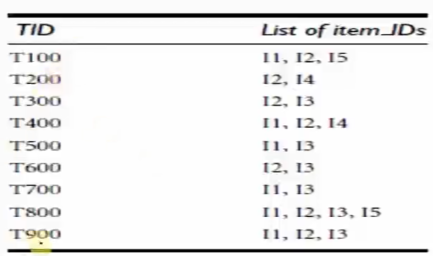
#> input picture Machine Learning/Association Rule/FP-Growth (Frequent Pattern Growth)/images/data.png, 433 x 256 px
$ jupyter execute --allow-errors fpgrowth.ipynb
#> lines starting #> are read from the running program, lines starting #| are printed output that depends on the picture
1. [Frequent Pattern Growth](#frequent-pattern-growth)

#### Frequent Pattern Growth:
- it is one of the association rule mining algorithms
- used to identify the relationships and patterns in the itemset

- now lets consider the itemset for FP growth shown in the image below

[cell 1]
from PIL import Image
from IPython.display import display

img = Image.open('images/data.png')
#> img is the input picture: PIL image 433x256 RGBA; mean R, G, B, A 238, 237.8, 237.7, 255
new_image = img.resize((400, 400))
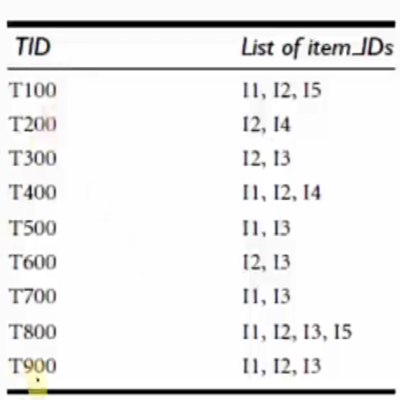
#> new_image: PIL image 400x400 RGBA; mean R, G, B, A 238, 237.8, 237.7, 255
display(new_image)

- now we calculate the support count with frequent pattern combination of 1 as shown below
- sort the itemset based on the support count values

[cell 2]
from PIL import Image
from IPython.display import display

#> (the rest of this cell did not finish here and is left out)

- now, we draw the FP tree based on the first transaction T100
    - rearrange the items in the itemset based on support count descending order above
        - I1,I2,I5 => I2,I1,I5

[cell 3]
from PIL import Image
from IPython.display import display

img = Image.open('images/fp1.png')
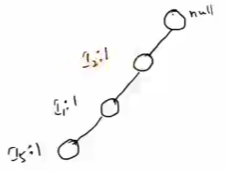
#> input picture Machine Learning/Association Rule/FP-Growth (Frequent Pattern Growth)/images/fp1.png, 226 x 171 px
#> img is the input picture: PIL image 226x171 RGBA; mean R, G, B, A 248.8, 248.7, 248.6, 255
new_image = img.resize((400, 300))
#> new_image: PIL image 400x300 RGBA
display(new_image)

- now, we draw and update the FP tree based on the second transaction T200
    - rearrange the items in the itemset based on support count descending order above
        - I2,I4 => I2,I4

[cell 4]
from PIL import Image
from IPython.display import display

img = Image.open('images/fp2.png')
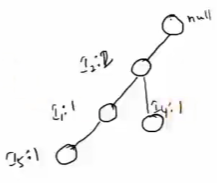
#> input picture Machine Learning/Association Rule/FP-Growth (Frequent Pattern Growth)/images/fp2.png, 217 x 183 px
#> img is the input picture: PIL image 217x183 RGBA; mean R, G, B, A 247.3, 247.2, 247.2, 255
new_image = img.resize((400, 300))
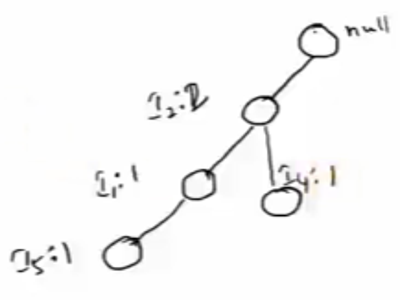
#> new_image: PIL image 400x300 RGBA; mean R, G, B, A 247.3, 247.2, 247.1, 255
display(new_image)

- now, we draw and update the FP tree based on the second transaction T300
    - rearrange the items in the itemset based on support count descending order above
        - I2,I3 => I2,I3

[cell 5]
from PIL import Image
from IPython.display import display

img = Image.open('images/fp3.png')
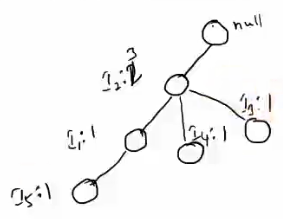
#> input picture Machine Learning/Association Rule/FP-Growth (Frequent Pattern Growth)/images/fp3.png, 283 x 219 px
#> img is the input picture: PIL image 283x219 RGBA; mean R, G, B, A 245.9, 245.8, 245.7, 255
new_image = img.resize((400, 300))
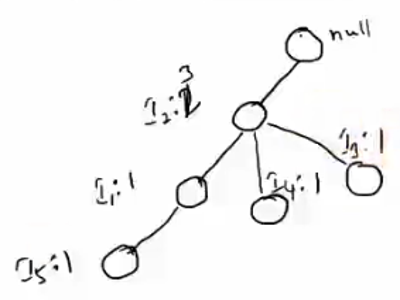
#> new_image: PIL image 400x300 RGBA; mean R, G, B, A 245.8, 245.7, 245.7, 255
display(new_image)

- now, we draw and update the FP tree based on the second transaction T400
    - rearrange the items in the itemset based on support count descending order above
        - I1,I2,I4 => I2,I1,I4

[cell 6]
from PIL import Image
from IPython.display import display

img = Image.open('images/fp4.png')
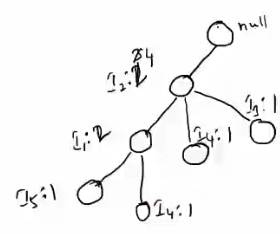
#> input picture Machine Learning/Association Rule/FP-Growth (Frequent Pattern Growth)/images/fp4.png, 280 x 234 px
#> img is the input picture: PIL image 280x234 RGBA; mean R, G, B, A 244.7, 244.7, 244.7, 255
new_image = img.resize((400, 300))
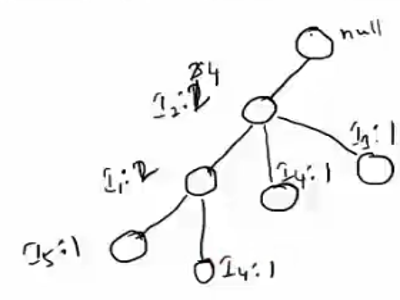
#> new_image: PIL image 400x300 RGBA; mean R, G, B, A 244.6, 244.6, 244.6, 255
display(new_image)

- now, we draw and update the FP tree based on the second transaction T500
    - rearrange the items in the itemset based on support count descending order above
        - I1,I3 => I1,I3

[cell 7]
from PIL import Image
from IPython.display import display

#> (the rest of this cell did not finish here and is left out)

- now, we draw and update the FP tree based on the second transaction T600
    - rearrange the items in the itemset based on support count descending order above
        - I2,I3 => I2,I3

[cell 8]
from PIL import Image
from IPython.display import display

#> (the rest of this cell did not finish here and is left out)

- now, we draw and update the FP tree based on the second transaction T700
    - rearrange the items in the itemset based on support count descending order above
        - I1,I3 => I1,I3

[cell 9]
from PIL import Image
from IPython.display import display

img = Image.open('images/fp7.png')
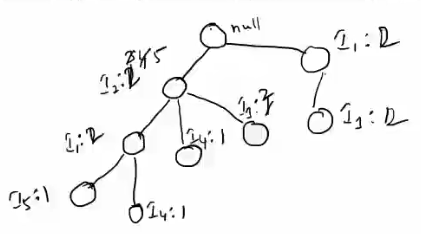
#> input picture Machine Learning/Association Rule/FP-Growth (Frequent Pattern Growth)/images/fp7.png, 421 x 234 px
#> img is the input picture: PIL image 421x234 RGBA; mean R, G, B, A 245.3, 245.3, 245.3, 255
new_image = img.resize((400, 300))
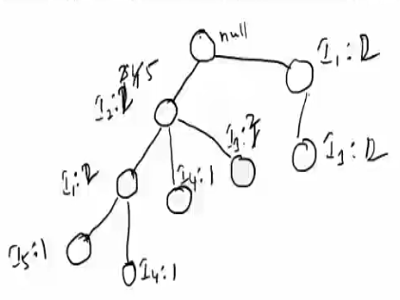
#> new_image: PIL image 400x300 RGBA; mean R, G, B, A 245.2, 245.2, 245.2, 255
display(new_image)
